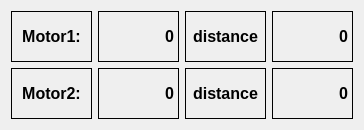
                <widget class="QWidget" name="tab_5">
                 <attribute name="title">
                  <string>Motor Position</string>
                 </attribute>
                 <layout class="QGridLayout" name="gridLayout_12">
                  <item row="0" column="1">
                   <widget class="QLabel" name="label_position_Motor2">
                    <property name="sizePolicy">
                     <sizepolicy hsizetype="Preferred" vsizetype="Fixed">
                      <horstretch>0</horstretch>
                      <verstretch>0</verstretch>
                     </sizepolicy>
                    </property>
                    <property name="minimumSize">
                     <size>
                      <width>81</width>
                      <height>51</height>
                     </size>
                    </property>
                    <property name="font">
                     <font>
                      <pointsize>12</pointsize>
                      <weight>75</weight>
                      <bold>true</bold>
                     </font>
                    </property>
                    <property name="frameShape">
                     <enum>QFrame::Box</enum>
                    </property>
                    <property name="text">
                     <string>0</string>
                    </property>
                    <property name="scaledContents">
                     <bool>false</bool>
                    </property>
                    <property name="alignment">
                     <set>Qt::AlignRight|Qt::AlignTrailing|Qt::AlignVCenter</set>
                    </property>
                    <property name="margin">
                     <number>0</number>
                    </property>
                   </widget>
                  </item>
                  <item row="1" column="1">
                   <widget class="QLabel" name="label_position_Motor1">
                    <property name="sizePolicy">
                     <sizepolicy hsizetype="Preferred" vsizetype="Fixed">
                      <horstretch>0</horstretch>
                      <verstretch>0</verstretch>
                     </sizepolicy>
                    </property>
                    <property name="minimumSize">
                     <size>
                      <width>81</width>
                      <height>51</height>
                     </size>
                    </property>
                    <property name="font">
                     <font>
                      <pointsize>12</pointsize>
                      <weight>75</weight>
                      <bold>true</bold>
                     </font>
                    </property>
                    <property name="frameShape">
                     <enum>QFrame::Box</enum>
                    </property>
                    <property name="text">
                     <string>0</string>
                    </property>
                    <property name="alignment">
                     <set>Qt::AlignRight|Qt::AlignTrailing|Qt::AlignVCenter</set>
                    </property>
                   </widget>
                  </item>
                  <item row="1" column="2">
                   <widget class="QLabel" name="label_12">
                    <property name="sizePolicy">
                     <sizepolicy hsizetype="Preferred" vsizetype="Fixed">
                      <horstretch>0</horstretch>
                      <verstretch>0</verstretch>
                     </sizepolicy>
                    </property>
                    <property name="minimumSize">
                     <size>
                      <width>81</width>
                      <height>51</height>
                     </size>
                    </property>
                    <property name="font">
                     <font>
                      <pointsize>12</pointsize>
                      <weight>75</weight>
                      <bold>true</bold>
                     </font>
                    </property>
                    <property name="frameShape">
                     <enum>QFrame::Box</enum>
                    </property>
                    <property name="text">
                     <string>distance</string>
                    </property>
                    <property name="alignment">
                     <set>Qt::AlignCenter</set>
                    </property>
                   </widget>
                  </item>
                  <item row="0" column="0">
                   <widget class="QLabel" name="label_8">
                    <property name="sizePolicy">
                     <sizepolicy hsizetype="Preferred" vsizetype="Fixed">
                      <horstretch>0</horstretch>
                      <verstretch>1</verstretch>
                     </sizepolicy>
                    </property>
                    <property name="minimumSize">
                     <size>
                      <width>81</width>
                      <height>51</height>
                     </size>
                    </property>
                    <property name="font">
                     <font>
                      <pointsize>12</pointsize>
                      <weight>75</weight>
                      <bold>true</bold>
                     </font>
                    </property>
                    <property name="frameShape">
                     <enum>QFrame::Box</enum>
                    </property>
                    <property name="text">
                     <string>Motor1:</string>
                    </property>
                    <property name="alignment">
                     <set>Qt::AlignCenter</set>
                    </property>
                   </widget>
                  </item>
                  <item row="0" column="3">
                   <widget class="QLabel" name="label_distance_Motor1">
                    <property name="sizePolicy">
                     <sizepolicy hsizetype="Preferred" vsizetype="Fixed">
                      <horstretch>0</horstretch>
                      <verstretch>0</verstretch>
                     </sizepolicy>
                    </property>
                    <property name="minimumSize">
                     <size>
                      <width>81</width>
                      <height>51</height>
                     </size>
                    </property>
                    <property name="font">
                     <font>
                      <pointsize>12</pointsize>
                      <weight>75</weight>
                      <bold>true</bold>
                     </font>
                    </property>
                    <property name="frameShape">
                     <enum>QFrame::Box</enum>
                    </property>
                    <property name="text">
                     <string>0</string>
                    </property>
                    <property name="alignment">
                     <set>Qt::AlignRight|Qt::AlignTrailing|Qt::AlignVCenter</set>
                    </property>
                   </widget>
                  </item>
                  <item row="1" column="0">
                   <widget class="QLabel" name="label_9">
                    <property name="sizePolicy">
                     <sizepolicy hsizetype="Preferred" vsizetype="Fixed">
                      <horstretch>0</horstretch>
                      <verstretch>1</verstretch>
                     </sizepolicy>
                    </property>
                    <property name="minimumSize">
                     <size>
                      <width>81</width>
                      <height>51</height>
                     </size>
                    </property>
                    <property name="font">
                     <font>
                      <pointsize>12</pointsize>
                      <weight>75</weight>
                      <bold>true</bold>
                     </font>
                    </property>
                    <property name="frameShape">
                     <enum>QFrame::Box</enum>
                    </property>
                    <property name="text">
                     <string>Motor2:</string>
                    </property>
                    <property name="alignment">
                     <set>Qt::AlignCenter</set>
                    </property>
                   </widget>
                  </item>
                  <item row="0" column="2">
                   <widget class="QLabel" name="label_11">
                    <property name="sizePolicy">
                     <sizepolicy hsizetype="Preferred" vsizetype="Fixed">
                      <horstretch>0</horstretch>
                      <verstretch>0</verstretch>
                     </sizepolicy>
                    </property>
                    <property name="minimumSize">
                     <size>
                      <width>81</width>
                      <height>51</height>
                     </size>
                    </property>
                    <property name="font">
                     <font>
                      <pointsize>12</pointsize>
                      <weight>75</weight>
                      <bold>true</bold>
                     </font>
                    </property>
                    <property name="frameShape">
                     <enum>QFrame::Box</enum>
                    </property>
                    <property name="text">
                     <string>distance</string>
                    </property>
                    <property name="alignment">
                     <set>Qt::AlignCenter</set>
                    </property>
                   </widget>
                  </item>
                  <item row="1" column="3">
                   <widget class="QLabel" name="label_distance_Motor2">
                    <property name="sizePolicy">
                     <sizepolicy hsizetype="Preferred" vsizetype="Fixed">
                      <horstretch>0</horstretch>
                      <verstretch>0</verstretch>
                     </sizepolicy>
                    </property>
                    <property name="minimumSize">
                     <size>
                      <width>81</width>
                      <height>51</height>
                     </size>
                    </property>
                    <property name="font">
                     <font>
                      <pointsize>12</pointsize>
                      <weight>75</weight>
                      <bold>true</bold>
                     </font>
                    </property>
                    <property name="frameShape">
                     <enum>QFrame::Box</enum>
                    </property>
                    <property name="text">
                     <string>0</string>
                    </property>
                    <property name="alignment">
                     <set>Qt::AlignRight|Qt::AlignTrailing|Qt::AlignVCenter</set>
                    </property>
                   </widget>
                  </item>
                 </layout>
                </widget>
